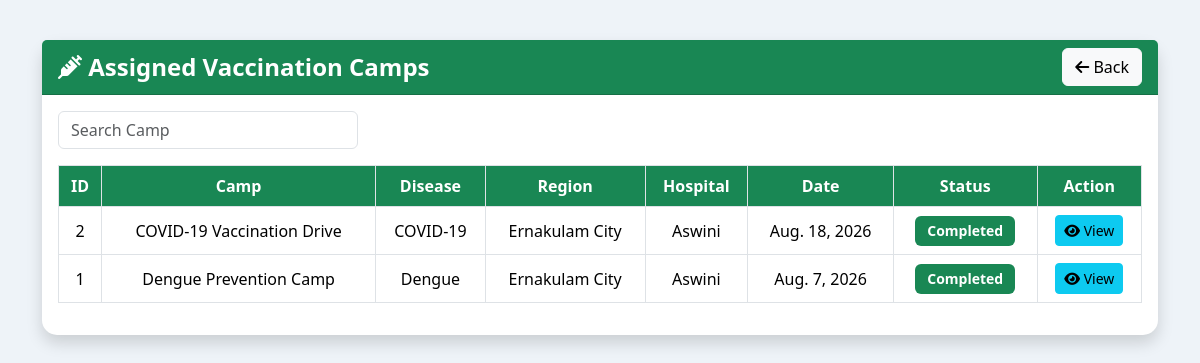
The page /worker_campaigns/ (signed in) on the database its author committed.
### HelathApp/models.py (models this page shows, shortened)
class VaccinationCampaign(models.Model):
    STATUS_CHOICES = [
        ('Scheduled', 'Scheduled'),
        ('Ongoing', 'Ongoing'),
        ('Completed', 'Completed'),
        ('Cancelled', 'Cancelled'),
    ]
    camp_name = models.CharField(max_length=150)
    disease = models.ForeignKey(
        'Disease',
        on_delete=models.CASCADE
    )
    region = models.ForeignKey(
        'Region',
        on_delete=models.CASCADE
    )
    hospital = models.ForeignKey(
        'Hospital',
        on_delete=models.CASCADE
    )
    field_worker = models.ForeignKey(
        'FieldWorker',
        on_delete=models.CASCADE
    )
    camp_date = models.DateField()
    camp_time = models.TimeField()
    venue = models.CharField(max_length=250)
    target_population = models.PositiveIntegerField(
        validators=[
            MinValueValidator(1),
            MaxValueValidator(100000)
        ]
    )
    description = models.TextField()
    status = models.CharField(
        max_length=20,
        choices=STATUS_CHOICES,
        default='Scheduled'
    )
    created_at = models.DateTimeField(auto_now_add=True)
    updated_at = models.DateTimeField(auto_now=True)

class Disease(models.Model):
    SEVERITY = [
        ('Low','Low'),
        ('Medium','Medium'),
        ('High','High'),
    ]
    disease_name = models.CharField(max_length=100)
    disease_type = models.CharField(max_length=100)
    severity_level = models.CharField(
        max_length=20,
        choices=SEVERITY
    )
    description = models.TextField(blank=True)
    precautions = models.TextField(blank=True)

class Region(models.Model):
    REGION_TYPES = [
        ('Urban', 'Urban'),
        ('Rural', 'Rural'),
        ('Tribal', 'Tribal'),
    ]
    region_name = models.CharField(max_length=100)
    region_type = models.CharField(
        max_length=20,
        choices=REGION_TYPES
    )
    latitude = models.DecimalField(
        max_digits=9,
        decimal_places=6
    )
    longitude = models.DecimalField(
        max_digits=9,
        decimal_places=6
    )

class Hospital(models.Model):
    STATUS_CHOICES = [
        ('Pending', 'Pending'),
        ('Approved', 'Approved'),
    ]
    HOSPITAL_TYPES = [
        ('Government', 'Government'),
        ('Private', 'Private'),
        ('Clinic', 'Clinic'),
        ('Medical College', 'Medical College'),
        ('Other', 'Other'),
    ]
    hospital_name = models.CharField(max_length=255)
    hospital_type = models.CharField(max_length=50, choices=HOSPITAL_TYPES)
    registration_no = models.CharField(max_length=100, unique=True)
    license_no = models.CharField(max_length=100, unique=True)
    email = models.EmailField(unique=True)
    phone = models.CharField(max_length=15)
    address = models.TextField()
    district = models.CharField(max_length=100)
    latitude = models.DecimalField(max_digits=9,decimal_places=6,null=True,blank=True)
    longitude = models.DecimalField(max_digits=9,decimal_places=6,null=True,blank=True)
    total_beds = models.CharField(max_length=10, null=True, blank=True)
    icu_beds = models.CharField(max_length=10, null=True, blank=True)
    ambulance = models.BooleanField(default=False)
    admin_name = models.CharField(max_length=150)
    admin_phone = models.CharField(max_length=15)
    username = models.CharField(max_length=100, unique=True)
    password = models.CharField(max_length=128)
    status = models.CharField(
        max_length=10,
        choices=STATUS_CHOICES,
        default='Pending'
    )
    created_at = models.DateTimeField(auto_now_add=True)
    updated_at = models.DateTimeField(auto_now=True)

### HelathApp/views.py (the view)
# urls.py: path("worker_campaigns/",views.worker_campaigns,name="worker_campaigns"),
def worker_campaigns(request):
    if "worker_id" not in request.session:
        return redirect("worker_login")
    worker = models.FieldWorker.objects.get(
        id=request.session["worker_id"]
    )
    campaigns = models.VaccinationCampaign.objects.filter(
        field_worker=worker
    ).order_by("-camp_date")
    return render(
        request,
        "worker_campaigns.html",
        {
            "campaigns": campaigns
        }
    )

### HelathApp/templates/worker_campaigns.html (shortened to what this page needs)
<!DOCTYPE html>
<html lang="en">
<head>
<link href="https://cdn.jsdelivr.net/npm/bootstrap@5.3.3/dist/css/bootstrap.min.css" rel="stylesheet">
<link href="https://cdnjs.cloudflare.com/ajax/libs/font-awesome/6.5.2/css/all.min.css" rel="stylesheet">
</head>
<body>
<div class="container">
<div class="card shadow">
<div class="card-header d-flex justify-content-between align-items-center">
<span>
<i class="fa-solid fa-syringe"></i>
Assigned Vaccination Camps
</span>
<a href="{% url 'worker_home' %}" class="btn btn-light">
<i class="fa-solid fa-arrow-left"></i>
Back
</a>
</div>
<div class="card-body">
<input
type="text"
id="search"
class="form-control search-box mb-3"
placeholder="Search Camp"
onkeyup="searchTable()">
<div class="table-responsive">
<table class="table table-bordered table-hover" id="campTable">
<thead>
<tr>
<th>ID</th>
<th>Camp</th>
<th>Disease</th>
<th>Region</th>
<th>Hospital</th>
<th>Date</th>
<th>Status</th>
<th>Action</th>
</tr>
</thead>
<tbody>
{% for camp in campaigns %}
<tr>
<td>{{ camp.id }}</td>
<td>{{ camp.camp_name }}</td>
<td>{{ camp.disease.disease_name }}</td>
<td>{{ camp.region.region_name }}</td>
<td>{{ camp.hospital.hospital_name }}</td>
<td>{{ camp.camp_date }}</td>
<td>
{% if camp.status == "Scheduled" %}
<span class="badge bg-primary">
Scheduled
</span>
{% elif camp.status == "Ongoing" %}
<span class="badge bg-warning text-dark">
Ongoing
</span>
{% elif camp.status == "Completed" %}
<span class="badge bg-success">
Completed
</span>
{% else %}
<span class="badge bg-danger">
Cancelled
</span>
{% endif %}
</td>
<td>
<button
class="btn btn-info btn-sm"
data-bs-toggle="modal"
data-bs-target="#camp{{ camp.id }}">
<i class="fa-solid fa-eye"></i>
View
</button>
</td>
</tr>
{% empty %}
<tr>
<td colspan="8">
No Vaccination Camps Assigned
</td>
</tr>
{% endfor %}
</tbody>
</table>
</div>
</div>
</div>
</div>
</body>
</html>

### HelathApp/templates/worker_campaigns.html (style rules this page uses)
body { background:#eef3f8; }
.container { margin-top:40px; }
.card { border:none; border-radius:15px; }
.card-header { background:#198754; color:white; font-size:24px; font-weight:bold; }
.table th { background:#198754; color:white; text-align:center; }
.table td { vertical-align:middle; text-align:center; }
.search-box { width:300px; }
.badge { font-size:14px; padding:8px 12px; }

### rows shown on the page
VaccinationCampaign: id "2", camp_name "COVID-19 Vaccination Drive", disease.disease_name "COVID-19", region.region_name "Ernakulam City", hospital.hospital_name "Aswini", camp_date "Aug. 18, 2026", status "Completed"
VaccinationCampaign: id "1", camp_name "Dengue Prevention Camp", disease.disease_name "Dengue", region.region_name "Ernakulam City", hospital.hospital_name "Aswini", camp_date "Aug. 7, 2026", status "Completed"
